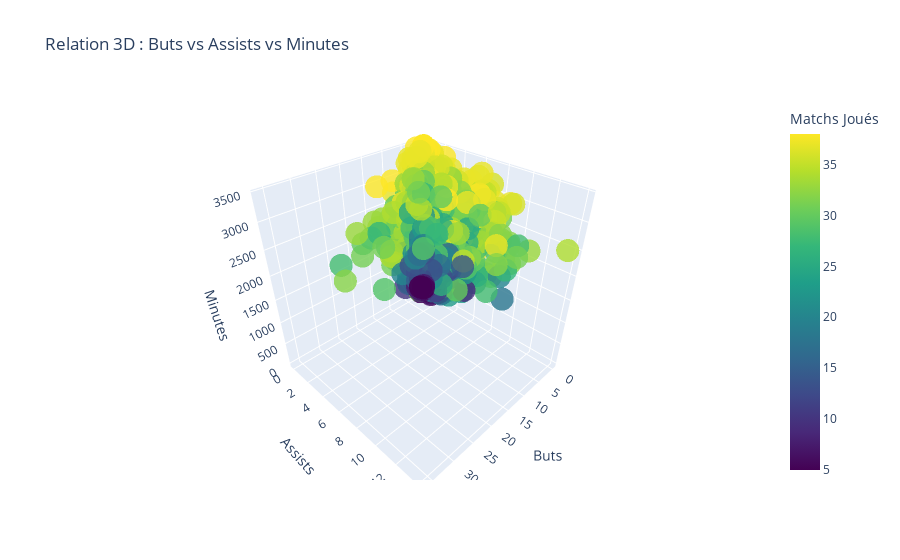

Notebook cell for this chart:
### Code cell
df_3d = df[df['MP'] >= 5].copy()

fig_3d = go.Figure(data=go.Scatter3d(
    x=df_3d['Gls'],
    y=df_3d['Ast'],
    z=df_3d['Min'],
    mode='markers',
    marker=dict(
        size=8,
        color=df_3d['MP'],
        colorscale='viridis',
        opacity=0.8,
        colorbar=dict(title="Matchs Joués")
    ),
    text=df_3d['Player'],
    hovertemplate='<b>%{text}</b><br>' +
                 'Buts: %{x}<br>' +
                 'Assists: %{y}<br>' +
                 'Minutes: %{z}<br>' +
                 '<extra></extra>'
))

fig_3d.update_layout(
    title="Relation 3D : Buts vs Assists vs Minutes",
    scene=dict(
        xaxis_title='Buts',
        yaxis_title='Assists',
        zaxis_title='Minutes'
    ),
    plot_bgcolor='rgba(0,0,0,0)',
    paper_bgcolor='rgba(0,0,0,0)',
    font_size=12
)

fig_3d.show()

### Figure 1 — Plotly figure (JSON) as saved in the notebook; plotly's stock layout.template omitted (floating-point values rounded to 4 significant figures; data arrays with more than 128 entries replaced by an {"elided": "..."} marker saying what was removed)
{"data": [{"hovertemplate": "<b>%{text}</b><br>Buts: %{x}<br>Assists: %{y}<br>Minutes: %{z}<br><extra></extra>", "marker": {"color": {"elided": "2368 int values"}, "colorbar": {"title": {"text": "Matchs Joués"}}, "colorscale": [[0, "#440154"], [0.1111, "#482878"], [0.2222, "#3e4989"], [0.3333, "#31688e"], [0.4444, "#26828e"], [0.5556, "#1f9e89"], [0.6667, "#35b779"], [0.7778, "#6ece58"], [0.8889, "#b5de2b"], [1, "#fde725"]], "opacity": 0.8, "size": 8}, "mode": "markers", "text": {"elided": "2368 str values"}, "type": "scatter3d", "x": {"elided": "2368 int values"}, "y": {"elided": "2368 int values"}, "z": {"elided": "2368 int values"}}], "layout": {"font": {"size": 12}, "paper_bgcolor": "rgba(0,0,0,0)", "plot_bgcolor": "rgba(0,0,0,0)", "scene": {"xaxis": {"title": {"text": "Buts"}}, "yaxis": {"title": {"text": "Assists"}}, "zaxis": {"title": {"text": "Minutes"}}}, "title": {"text": "Relation 3D : Buts vs Assists vs Minutes"}}}
